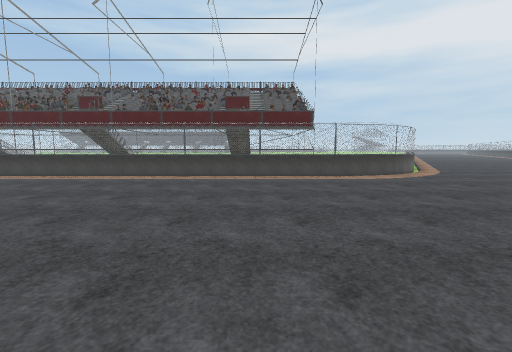
[1] (above)

19 first-person views from a walk through a Unity game level. The camera is 1.4 m above the floor, tilts 6° down and sees 90° across. The floor is counted in squares, 2 m on a side. Each view is taken from the middle of a square. On the plan, view 1 faces up. The plan holds only what a view shows up to about 9 squares ahead; the rest is blank. The place goes on beyond the plan. Some surface patterns are stand-ins.

[2]
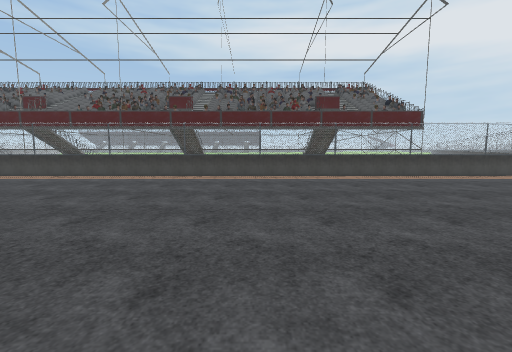

[3]
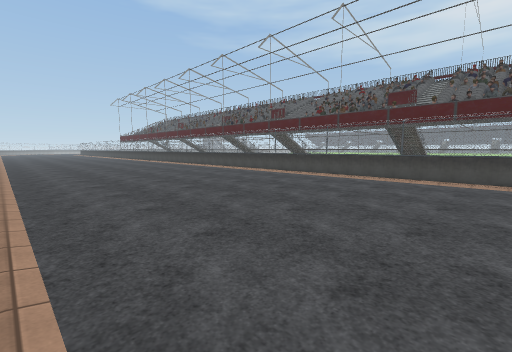

[4]
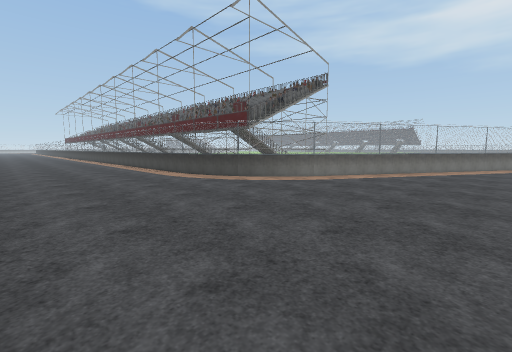

[5]
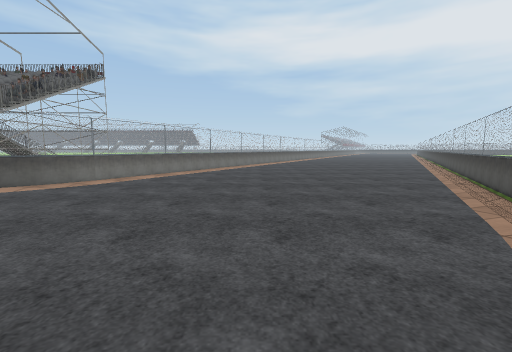

[6]
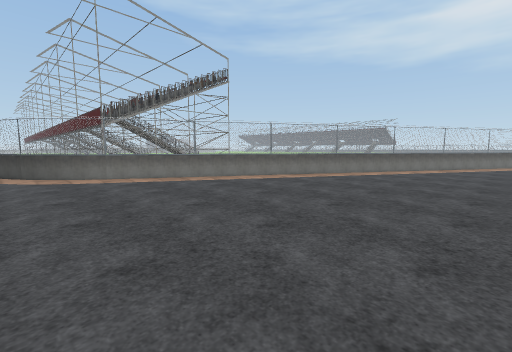

[7]
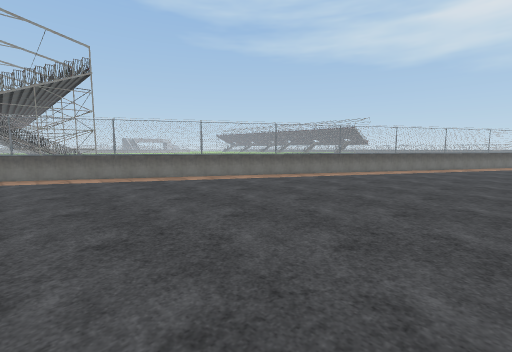

[8]
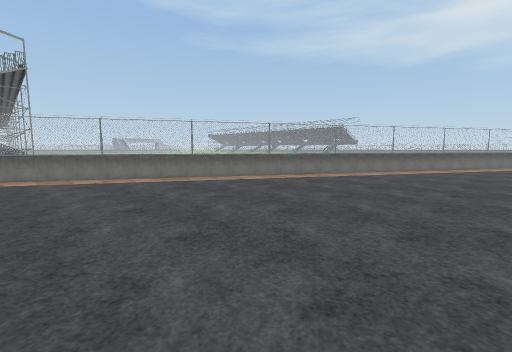

[9]
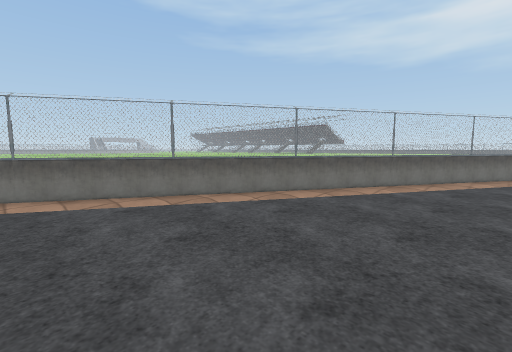

[10]
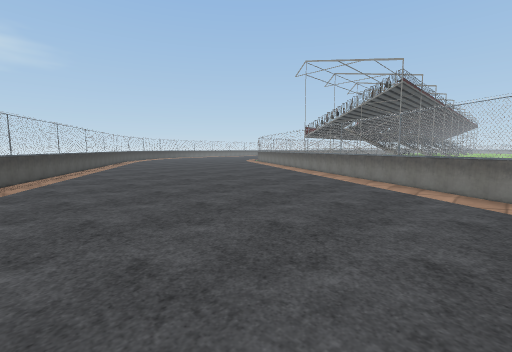

[11]
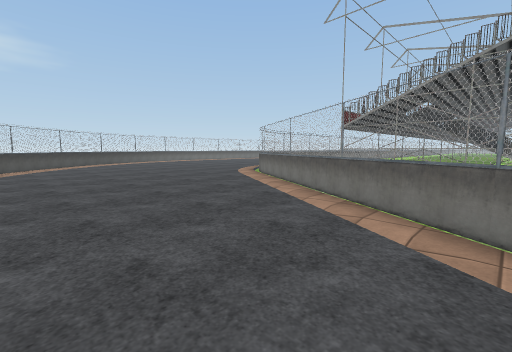

[12]
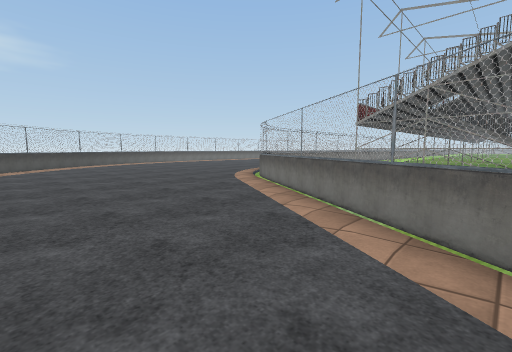

[13]
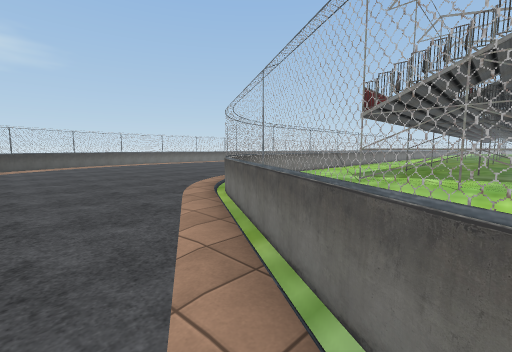

[14]
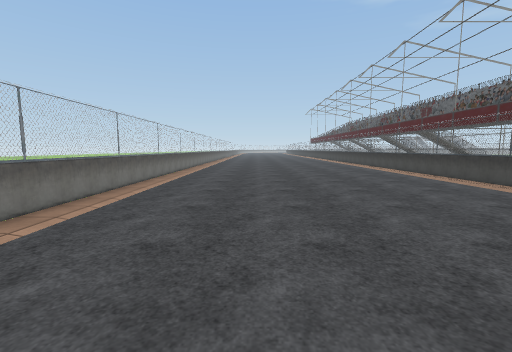

[15]
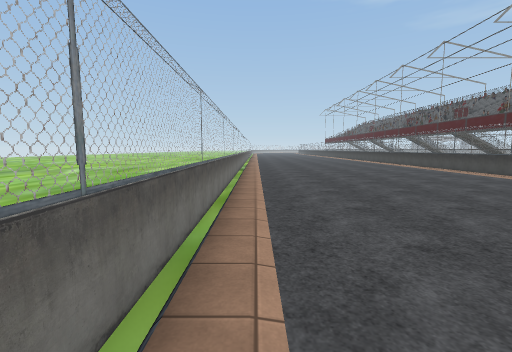

[16]
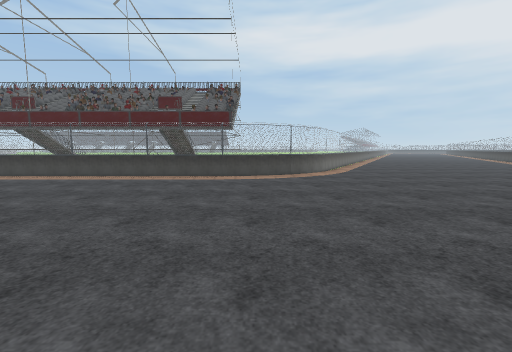

[17]
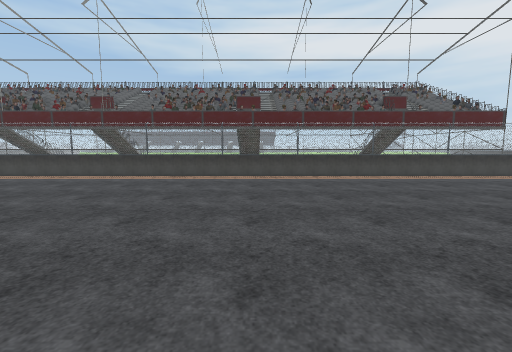

[18]
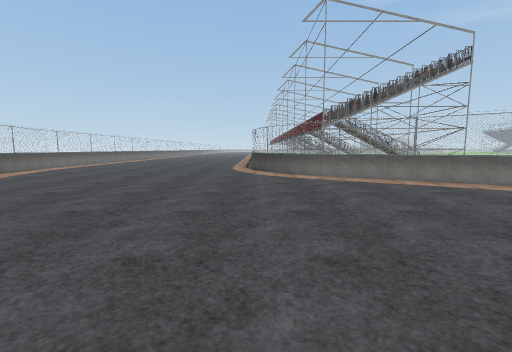

[19]
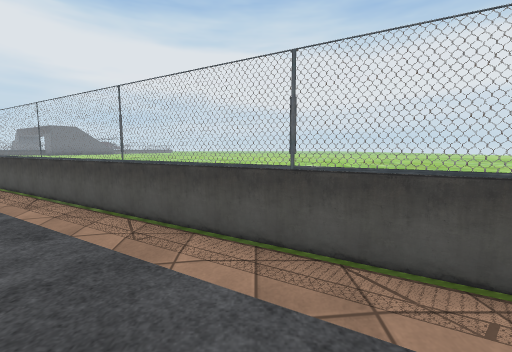

### Floor plan
Points are (right, up) in squares from view 1. A wall is a line through its corners. A room is listed if a view was taken in it or the views show most of it. See-through windows are left out.
Room 1 (views 1, 2, 3, 4, 5, 6, 7, 8, 9, 10, 11, 12, 13, 14, 15, 16, 17, 18, 19)
walls: (4.6, 7.8) (3.9, 7.3); (4.1, 7.4) (3.3, 7); (5, 8.2) (4.5, 7.6); (3.5, 7.1) (2.7, 6.9); (5.3, 8.5) (5, 8.1); (2.5, 6.8) (-11.5, 6.8); (8.6, 1.5) (9.4, 2.1); (9.3, 2) (10.8, 3.4); (10.6, 3.3) (11, 3.8); (6.8, 0.4) (8.1, 1.1); (12.2, 5.7) (16.1, 12.4); (3.6, -0.5) (4.8, -0.3); (3.1, -0.5) (3.7, -0.5); (-8, -0.6) (0.5, -0.6); (16, 27.1) (5.2, 8.4)
ways out: gap at (16, 26)

Where each view was taken, in squares from view 1:
view 1: 0 up, 0 right, facing up
view 2: 0 up, 4 left, facing up
view 3: 0 up, 4 left, facing up-left
view 4: 3 up, 9 right, facing up-left
view 5: 3 up, 9 right, facing up
view 6: 7 up, 12 right, facing up-left
view 7: 12 up, 15 right, facing up-left
view 8: 14 up, 16 right, facing up-left
view 9: 19 up, 16 right, facing up-left
view 10: 19 up, 16 right, facing down-left
view 11: 14 up, 11 right, facing down-left
view 12: 13 up, 10 right, facing down-left
view 13: 12 up, 8 right, facing down-left
view 14: 2 up, 1 right, facing left
view 15: 0 up, 1 right, facing left
view 16: 0 up, 3 right, facing up
view 17: 0 up, 7 left, facing up
view 18: 7 up, 12 right, facing left
view 19: 7 up, 11 right, facing right
